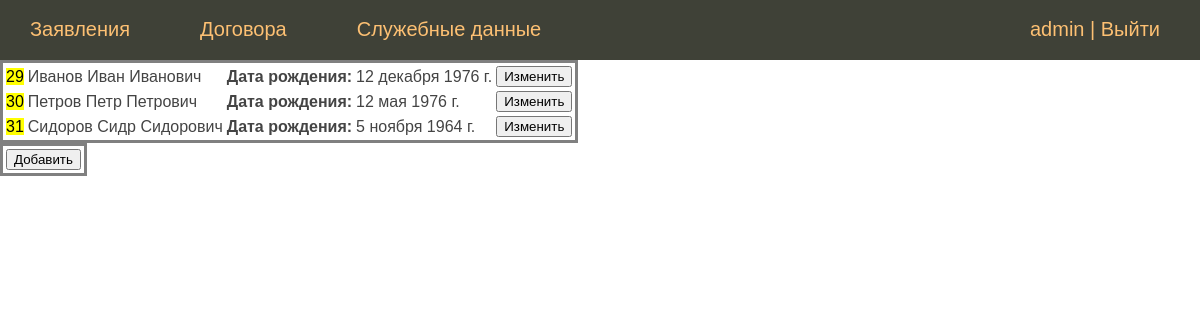
The page /person/person_list/ (signed in) on the database as committed earlier.
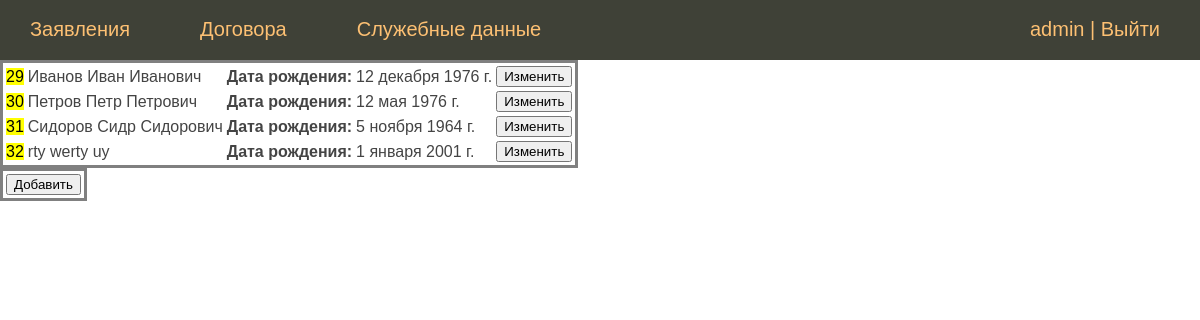
The same page on the database as committed later.
### person/models.py (models this page shows, shortened)
class Person(models.Model):
    second_name = models.CharField(max_length=50, verbose_name='Фамилия')
    first_name = models.CharField(max_length=50, verbose_name='Имя')
    patronymic = models.CharField(max_length=50, blank=True, null=True, verbose_name='Отчество')
    date_of_bird = models.DateField(blank=True, null=True, verbose_name='Дата рождения')
    phone_number = models.IntegerField(max_length=11, blank=True, null=True, verbose_name='Телефон')
    residence_address = models.OneToOneField(ResidenceAddress, on_delete=models.CASCADE,
                                             blank=True, null=True, verbose_name='Адрес проживания')
    passport = models.OneToOneField(Passport, on_delete=models.CASCADE,
                                    blank=True, null=True, verbose_name='паспортные данные')
    class Meta:
        verbose_name = 'ФИО'
        verbose_name_plural = 'ФИО'

### person/views.py (the view)
# urls.py: path('person_list/', views.PersonView.as_view(), name='person_list'),
class PersonView(ListView):
    model = Person
    template_name = 'person/person_list.html'
    context_object_name = 'pers'
    def get_context_data(self, *, object_list=None, **kwargs):
        context = super().get_context_data(**kwargs)
        context['title'] = 'Заявители'
        return context

### person/templates/person/person_list.html
{% extends 'sobnushdi/base.html' %}
{% block content %}
{% if request.user.is_authenticated %}
<table>
{% for p in pers %}
    <tr>
        <td><mark>{{ p.pk }}</mark></td>
        <td>{{ p.second_name }} {{ p.first_name }} {{ p.patronymic }}</td>
        <td><b>Дата рождения:</b></td><td> {{ p.date_of_bird }}</td>
        <td>
            <form action="{% url 'person_mod' p.pk %}">
                <button type="submit">Изменить</button>
            </form>
        </td>
</tr>
    {% endfor %}
</table>
<table>
<tr>
    <td><form action="{% url 'person_add' %}"><button type="submit">Добавить</button></form></td>
</tr>
</table>
{% else %}
<p>Авторизуйтесь</p>
 {% endif %}
{% endblock %}

Rows that differ between the two databases and show on the page:
added Person: pk "32", second_name "rty", first_name "werty", patronymic "uy", date_of_bird "1 января 2001 г."
